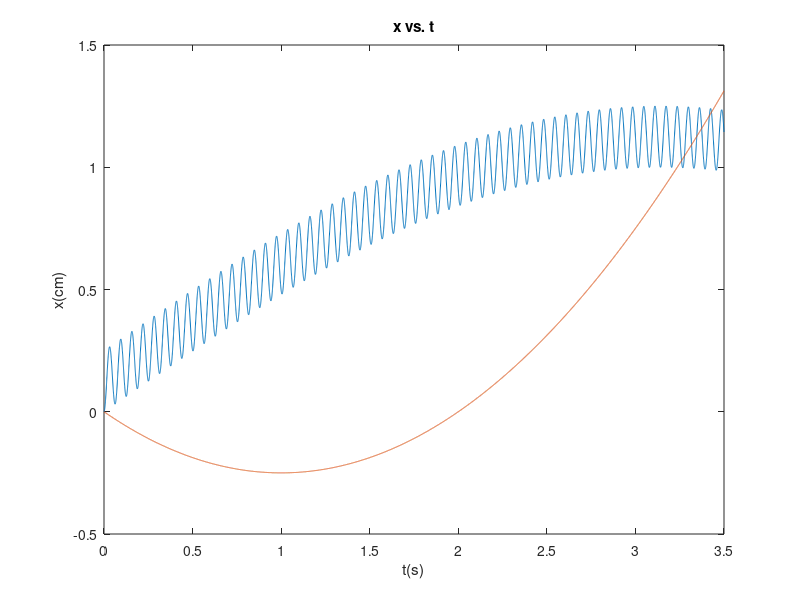

Write MATLAB code to recreate this figure.
A=1;
B=0.25;
T_1=2;
T_2=0.02;
t=0:3.5/10000:3.5;
x_1=A*sin(t/T_1)+B*(sin(t/T_2).^2);
C=0.25;
D=0.5;
x_2=C*(t.^2)-D*t;

figure(1);
plot(t,x_1,t,x_2);
title('x vs. t')
xlabel('t(s)')
ylabel('x(cm)')

s=8;